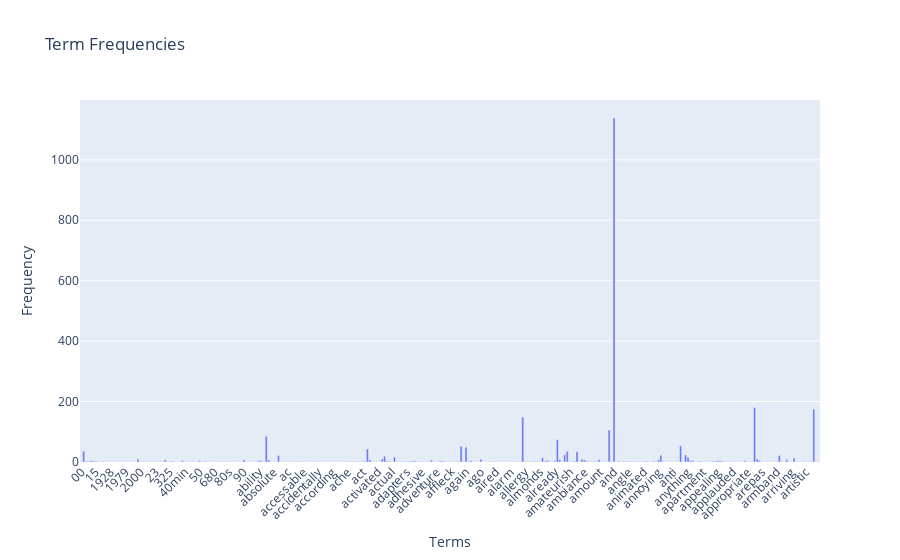

Write notebook code for a chart like this one.
### Code cell
# Create a DataFrame for the top 300 terms and their frequencies
data = {
    'Terms': count_vect.get_feature_names_out()[:300],
    'Frequencies': term_frequencies[:300]
}

# Create a bar plot using Plotly
fig = px.bar(data, x='Terms', y='Frequencies', labels={'Frequencies': 'Frequency'}, title='Term Frequencies')

# Rotate x-axis labels for better readability
fig.update_layout(xaxis_tickangle=-45)

# Show the plot
fig.show()

### Figure 1 — Plotly figure (JSON) as saved in the notebook; plotly's stock layout.template omitted (floating-point values rounded to 4 significant figures; data arrays with more than 128 entries replaced by an {"elided": "..."} marker saying what was removed)
{"data": [{"alignmentgroup": "True", "hovertemplate": "Terms=%{x}<br>Frequency=%{y}<extra></extra>", "legendgroup": "", "marker": {"color": "#636efa", "pattern": {"shape": ""}}, "name": "", "offsetgroup": "", "orientation": "v", "showlegend": false, "textposition": "auto", "type": "bar", "x": {"elided": "300 str values"}, "xaxis": "x", "y": {"elided": "300 int values"}, "yaxis": "y"}], "layout": {"barmode": "relative", "legend": {"tracegroupgap": 0}, "title": {"text": "Term Frequencies"}, "xaxis": {"anchor": "y", "domain": [0, 1], "tickangle": -45, "title": {"text": "Terms"}}, "yaxis": {"anchor": "x", "domain": [0, 1], "title": {"text": "Frequency"}}}}
